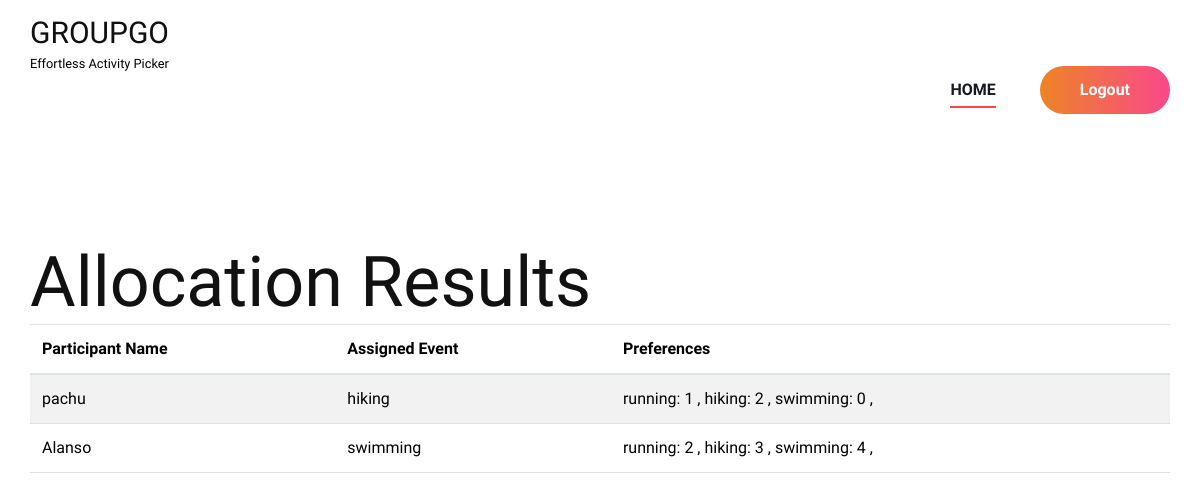
/view-allocation-new/ (signed in), run on an earlier commit of the app's database.
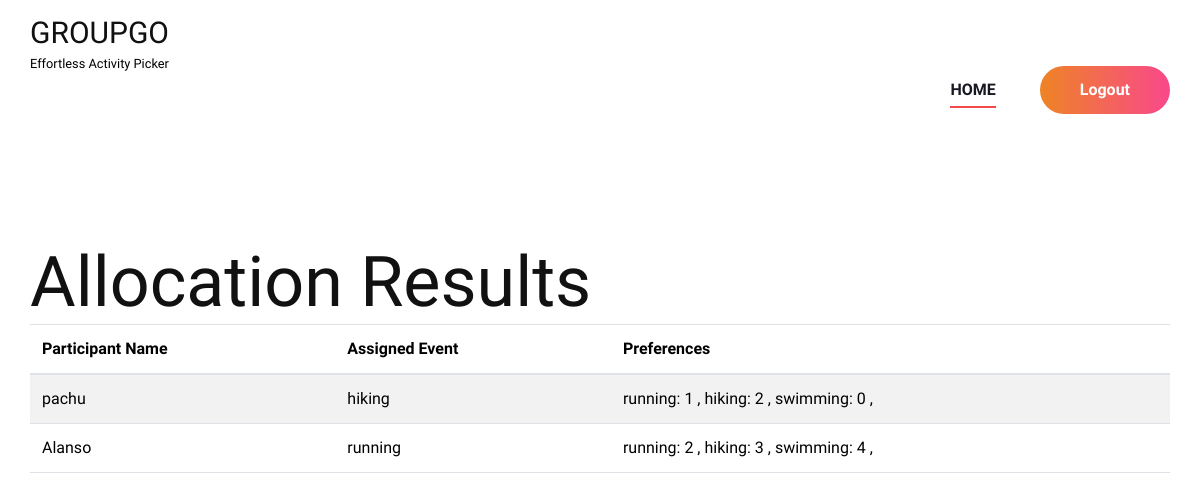
And on a later commit of the database.
### AllocationAdmin/models.py (models this page shows)
class Participant(models.Model):
    name=models.CharField(max_length=50)
    email=models.EmailField()
    is_active=models.BooleanField(default=True)
    created_on=models.DateTimeField(auto_now_add=True)
    updated_on=models.DateTimeField(auto_now=True)
    assigned_to=models.ForeignKey(Event,on_delete=models.CASCADE,null=True,related_name="OLD_ALLOCATION")
    assigned_to_new=models.ForeignKey(Event,on_delete=models.CASCADE,null=True,related_name='NEW_ALLOCATION')
    assigned_to_max=models.ForeignKey(Event,on_delete=models.CASCADE,null=True,related_name='MAX_ALLOCATION')

class Event(models.Model):
    name=models.CharField(max_length=50)
    description=models.TextField(null=True,blank=True)
    min_participants=models.IntegerField()
    max_participants=models.IntegerField()
    code=models.CharField(max_length=50,unique=True)
    is_active = models.BooleanField(default=True)
    created_by=models.ForeignKey(User,on_delete=models.CASCADE)
    created_on=models.DateTimeField(auto_now_add=True)

### AllocationAdmin/views.py (the view)
# urls.py: path('view-allocation-new/', views.view_allocation_new,name='view_allocation_new'),
def view_allocation_new(request):
    try:
        events = Event.objects.filter(created_by=request.user)
        participants = Participant.objects.filter(
            participantactivity__event__in=events
        ).distinct()
        n = participants.count()
        a = events.count()
        min_bounds = list(events.values_list('min_participants', flat=True))
        max_bounds = list(events.values_list('max_participants', flat=True))
        Preferences = []
        assignment_dict = {}
        for idx, participant in enumerate(participants):
            preferences = []
            assigned_event = participant.assigned_to_new
            assigned_event_idx = list(events).index(assigned_event) if assigned_event in events else None
            if assigned_event_idx is not None:
                assignment_dict[idx] = [assigned_event_idx]
            for event in events:
                activity_preference = ParticipantActivity.objects.filter(participant=participant, event=event).first()
                preferences.append(activity_preference.preference if activity_preference else 0)
            Preferences.append(preferences)
        return render(request, 'Organizer/new_allocation.html', {'participants': participants})
    except Exception as e:
        print(e)
        messages.error(request, 'Error viewing allocations!')
        return render(request, 'Organizer/new_allocation.html')

### templates/Organizer/new_allocation.html (shortened to what this page needs)
{% extends 'Organizer/Head.html' %}
{% block content %}
<br><br><br><br>
<!DOCTYPE html>
<html lang="en">
<head>
</head>
<body>
    <div class="container">
        <h1>Allocation Results</h1>
        <table class="table table-striped">
            <thead>
                <tr>
                    <th>Participant Name</th>
                    <th>Assigned Event</th>
                    <th>Preferences</th>
                </tr>
            </thead>
            <tbody>
                {% for participant in participants %}
                <tr>
                    <td>{{ participant.name }}</td>
                    <td>
                        {% if participant.assigned_to_new %}
                            {{ participant.assigned_to_new.name }}
                        {% else %}
                            None
                        {% endif %}
                    </td>
                    <td>
                        {% for pa in participant.participantactivity_set.all %}
                          {{ pa.event.name }}: {{ pa.preference }} ,
                        {% endfor %}
                    </td>
                </tr>
                {% empty %}
                <tr>
                    <td colspan="3">No participants have been allocated yet.</td>
                </tr>
                {% endfor %}
            </tbody>
        </table>
    </div>
</body>
</html>
<br><br><br><br><br><br><br><br><br><br><br><br><br><br><br><br><br><br><br><br><br>
{% endblock content %}

What changed in the data, as far as the page shows it:
changed Participant "Alanso": assigned_to_new.name "swimming" → "running"
